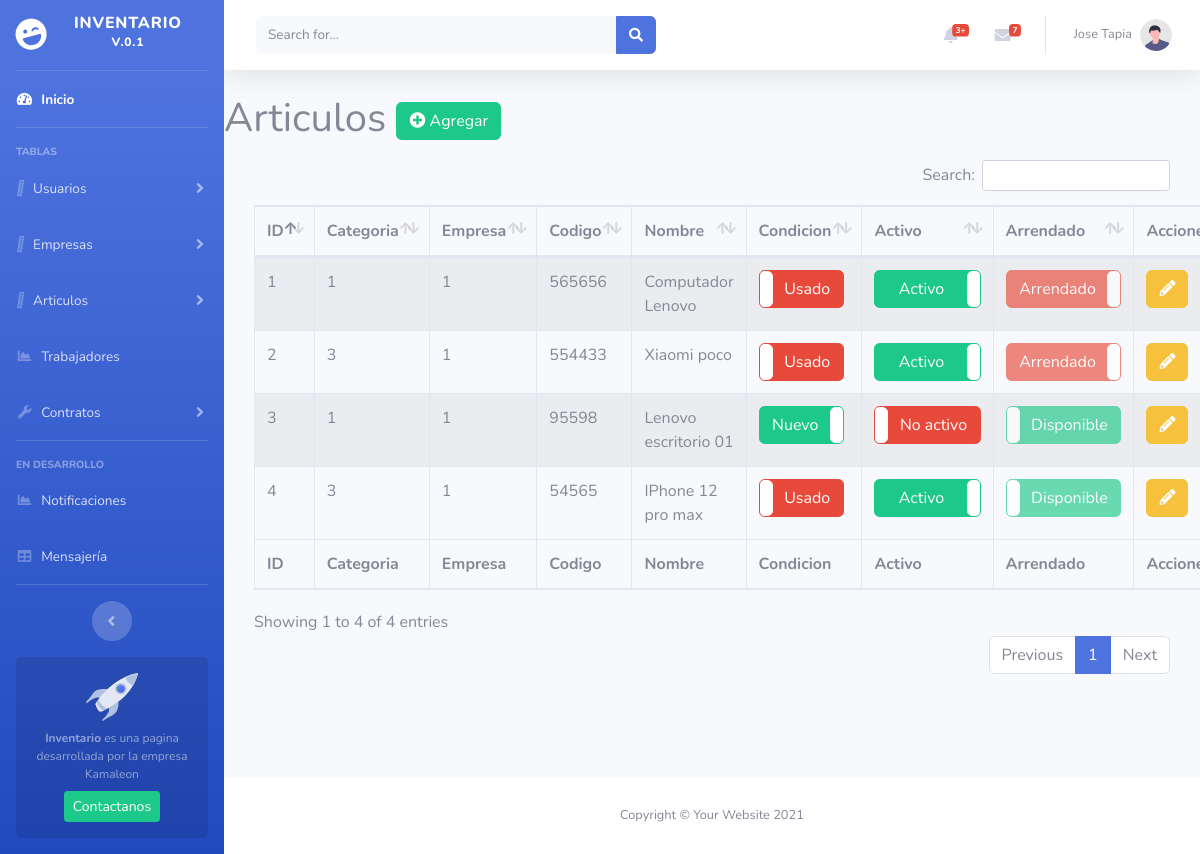
The page /articulos.php (signed in) on the database its author committed.
### tables this page shows
CREATE TABLE `articulo` (
  `idarticulo` int(11) NOT NULL,
  `idcategoria` int(11) NOT NULL,
  `idempresa` int(11) NOT NULL,
  `codigo` varchar(45) DEFAULT NULL,
  `nombre` varchar(45) DEFAULT NULL,
  `imagen` varchar(200) DEFAULT NULL,
  `condicion` tinyint(4) NOT NULL DEFAULT 1,
  `activo` tinyint(4) NOT NULL DEFAULT 1,
  `arrendado` tinyint(4) NOT NULL DEFAULT 0
);

### config/conexion.php (called while the page is built, shortened)
<?php
$conexion = new mysqli(DB_HOST,DB_USERNAME,DB_PASS,DB_NAME);
mysqli_query($conexion,'SET NAMES "'.DB_ENCODE.'"');
function getConnection(){
    global $conexion;
    return $conexion;
}

### modelos/Articulo.php (called while the page is built, shortened)
<?php
require_once __DIR__ . "\..\config\conexion.php";
class Articulo
{
    public function listar()
    {
        $sql = "SELECT * FROM articulo";
        $stmt = getConnection()->prepare($sql);
        $stmt->execute();
        return $stmt->get_result()->fetch_all(MYSQLI_ASSOC);
    }
}

### articulos.php (the view, shortened to what this page needs)
<?php
require 'modelos/Articulo.php';
$articuloOBJ = new Articulo();
require_once 'header.php'
?>
<div id="content-wrapper" class="d-flex flex-column">
  <div id="content">
    <?php require_once 'topbar.php' ?>
    <?php
    $articulos = $articuloOBJ->listar();
    ?>
    <div class="content-wrapper">
      <section class="content">
        <div class="row">
          <div class="col-md-12">
            <div class="box">
              <div class="box-header with-border">
                <h1 class="box-title">Articulos
                  <button class="btn btn-success" id="btnagregar" onclick="mostrarform(true)"><i class="fa fa-plus-circle"></i> Agregar</button>
                </h1>
              </div>
              <div class="panel-body table-responsive " style="padding: 10px 30px;" id="listadoregistros">
                <table id="tbllistado" class="table table-striped table-bordered table-condensed table-hover">
                  <thead>
                    <th>ID</th>
                    <th>Categoria</th>
                    <th>Empresa</th>
                    <th>Codigo</th>
                    <th>Nombre</th>
                    <th>Condicion</th>
                    <th>Activo</th>
                    <th>Arrendado</th>
                    <th>Acciones</th>
                  </thead>
                  <tbody>
                    <?php foreach ($articulos as $articulo) : ?>
                      <tr>
                        <td><?php echo $articulo['idarticulo'] ?></td>
                        <td><?php echo $articulo['idcategoria'] ?></td>
                        <td><?php echo $articulo['idempresa'] ?></td>
                        <td><?php echo $articulo['codigo'] ?></td>
                        <td><?php echo $articulo['nombre'] ?></td>
                        <td><input class="chkToggle2 tgcond" data-id="<?= $articulo['idarticulo'] ?>" type="checkbox" <?= ($articulo["condicion"] == 1 ? "checked" : "")  ?>></td>
                        <td><input class="chkToggle2 tgact" data-id="<?= $articulo['idarticulo'] ?>" type="checkbox" <?= ($articulo["activo"] == 1 ? "checked" : "")  ?>></td>
                        <td><input class="chkToggle2 tgarr" disabled data-id="<?= $articulo['idarticulo'] ?>" type="checkbox" <?= ($articulo["arrendado"] == 1 ? "checked" : "")  ?>></td>
                        <td class="notexport">
                          <button class="btn btn-warning" onclick="form_editar('<?= $articulo['idarticulo'] ?>')"> <i class="fa fa-pencil-alt"></i> </button>
                        </td>
                      </tr>
                    <?php endforeach; ?>
                  </tbody>
                  <tfoot>
                  <th>ID</th>
                    <th>Categoria</th>
                    <th>Empresa</th>
                    <th>Codigo</th>
                    <th>Nombre</th>
                    <th>Condicion</th>
                    <th>Activo</th>
                    <th>Arrendado</th>
                    <th>Acciones</th>
                  </tfoot>
                </table>
              </div>
            </div>
          </div>
        </div>
      </section>
    </div>
  </div>
  <footer class="sticky-footer bg-white">
    <div class="container my-auto">
      <div class="copyright text-center my-auto">
        <span>Copyright &copy; Your Website 2021</span>
      </div>
    </div>
  </footer>
</div>
<?php require_once 'footer.php' ?>
<link href="vendor/datatables/dataTables.bootstrap4.min.css" rel="stylesheet">
<link href="https://cdn.datatables.net/buttons/2.2.2/css/buttons.dataTables.min.css" rel="stylesheet">

### header.php (shortened to what this page needs)
<!DOCTYPE html>
<html lang="es">
<head>
    <link href="vendor/fontawesome-free/css/all.min.css" rel="stylesheet" type="text/css">
    <link href="css/sb-admin-2.min.css" rel="stylesheet">
    <link href="./css/bootstrap4-toggle.min.css" rel="stylesheet">
    <link rel="stylesheet" href="https://use.fontawesome.com/releases/v5.4.1/css/all.css">
    <link rel="stylesheet" href="css/bootstrap4-toggle.css">
    <link rel="stylesheet" href="doc/stylesheet.css">
</head>
<body id="page-top">
    <div id="wrapper">
        <ul class="navbar-nav bg-gradient-primary sidebar sidebar-dark accordion" id="accordionSidebar">
            <a class="sidebar-brand d-flex align-items-center justify-content-center" href="index.php">
                <div class="sidebar-brand-icon rotate-n-15">
                    <i class="fas fa-laugh-wink"></i>
                </div>
                <div class="sidebar-brand-text mx-3">Inventario <sup>V.0.1</sup></div>
            </a>
            <hr class="sidebar-divider my-0">
            <li class="nav-item active">
                <a class="nav-link" href="index.php">
                    <i class="fas fa-fw fa-tachometer-alt"></i>
                    <span>Inicio</span></a>
            </li>
            <hr class="sidebar-divider">
            <div class="sidebar-heading">
                Tablas
            </div>
            <li class="nav-item">
            <?php if ($_SESSION['admin']) { ?>
                <a class="nav-link collapsed" href="#" data-toggle="collapse" data-target="#collapseTwo" aria-expanded="true" aria-controls="collapseTwo">
                    <i class="fa-thin fa-user"></i>
                    <span>Usuarios</span>
                </a>
            </li>
            <?php } ?>
            <li class="nav-item">
                <a class="nav-link collapsed" href="#" data-toggle="collapse" data-target="#collapseEmpresas" aria-expanded="true" aria-controls="collapseTwo">
                    <i class="fa-thin fa-user"></i>
                    <span>Empresas</span>
                </a>
            </li>
            <li class="nav-item">
                <a class="nav-link collapsed" href="#" data-toggle="collapse" data-target="#collapseArticulos" aria-expanded="true" aria-controls="collapseTwo">
                    <i class="fa-thin fa-user"></i>
                    <span>Articulos</span>
                </a>
            </li>
            <li class="nav-item">
                <a class="nav-link" href="trabajador.php">
                    <i class="fas fa-fw fa-chart-area"></i>
                    <span>Trabajadores</span></a>
            </li>
            <li class="nav-item">
                <a class="nav-link collapsed" href="#" data-toggle="collapse" data-target="#collapseContratos" aria-expanded="true" aria-controls="collapseContratos">
                    <i class="fas fa-fw fa-wrench"></i>
                    <span>Contratos</span>
                </a>
            </li>
            <hr class="sidebar-divider">
            <div class="sidebar-heading">
                EN DESARROLLO
            </div>
            <li class="nav-item">
                <a class="nav-link" href="#">
                    <i class="fas fa-fw fa-chart-area"></i>
                    <span>Notificaciones</span></a>
            </li>
            <li class="nav-item">
                <a class="nav-link" href="#">
                    <i class="fas fa-fw fa-table"></i>
                    <span>Mensajería</span></a>
            </li>
            <hr class="sidebar-divider d-none d-md-block">
            <div class="text-center d-none d-md-inline">
                <button class="rounded-circle border-0" id="sidebarToggle"></button>
            </div>
            <div class="sidebar-card d-none d-lg-flex">
                <img class="sidebar-card-illustration mb-2" src="img/undraw_rocket.svg" alt="...">
                <p class="text-center mb-2"><strong>Inventario</strong> es una pagina desarrollada por la empresa Kamaleon</p>
                <a class="btn btn-success btn-sm" href="https://kamaleon.cl/" target="_blank" rel="noopener noreferrer">Contactanos</a>
            </div>
        </ul>

### topbar.php (shortened to what this page needs)
<nav class="navbar navbar-expand navbar-light bg-white topbar mb-4 static-top shadow">
<form class="d-none d-sm-inline-block form-inline mr-auto ml-md-3 my-2 my-md-0 mw-100 navbar-search">
  <div class="input-group">
    <input type="text" class="form-control bg-light border-0 small" placeholder="Search for..." aria-label="Search" aria-describedby="basic-addon2">
    <div class="input-group-append">
      <button class="btn btn-primary" type="button">
        <i class="fas fa-search fa-sm"></i>
      </button>
    </div>
  </div>
</form>
<ul class="navbar-nav ml-auto">
  <li class="nav-item dropdown no-arrow mx-1">
    <a class="nav-link dropdown-toggle" href="#" id="alertsDropdown" role="button" data-toggle="dropdown" aria-haspopup="true" aria-expanded="false">
      <i class="fas fa-bell fa-fw"></i>
      <span class="badge badge-danger badge-counter">3+</span>
    </a>
  </li>
  <li class="nav-item dropdown no-arrow mx-1">
    <a class="nav-link dropdown-toggle" href="#" id="messagesDropdown" role="button" data-toggle="dropdown" aria-haspopup="true" aria-expanded="false">
      <i class="fas fa-envelope fa-fw"></i>
      <span class="badge badge-danger badge-counter">7</span>
    </a>
  </li>
  <?php $nombre=$_SESSION['nombre'];
        $apellido=$_SESSION['apellido'];
  ?>
  <li class="nav-item dropdown no-arrow">
    <a class="nav-link dropdown-toggle" href="#" id="userDropdown" role="button" data-toggle="dropdown" aria-haspopup="true" aria-expanded="false">
      <span class="mr-2 d-none d-lg-inline text-gray-600 small"><?php echo $nombre." ".$apellido." "?></span>
      <img class="img-profile rounded-circle" src="img/undraw_profile.svg">
    </a>
  </li>
</ul>
</nav>

### footer.php (shortened to what this page needs)
</div>
</body>
</html>

### doc/stylesheet.css (style rules this page uses)
footer { text-align: center; }
nav.navbar { margin-bottom: 10px; background-color: #fff; border: 0px; border-radius: 2px; }

### rows shown on the page
articulo: idarticulo "1", idcategoria "1", idempresa "1", codigo "565656", nombre "Computador Lenovo"
articulo: idarticulo "2", idcategoria "3", idempresa "1", codigo "554433", nombre "Xiaomi poco"
articulo: idarticulo "3", idcategoria "1", idempresa "1", codigo "95598", nombre "Lenovo escritorio 01"
articulo: idarticulo "4", idcategoria "3", idempresa "1", codigo "54565", nombre "IPhone 12 pro max"

### other values the page prints
$nombre "Jose"
$apellido "Tapia"
